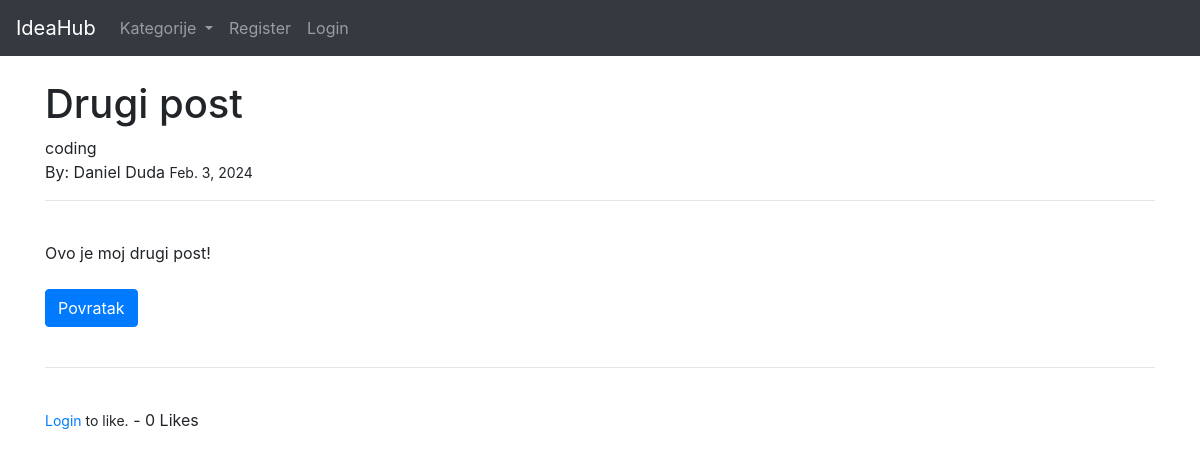
Before: /ideja/3 with the older database file.
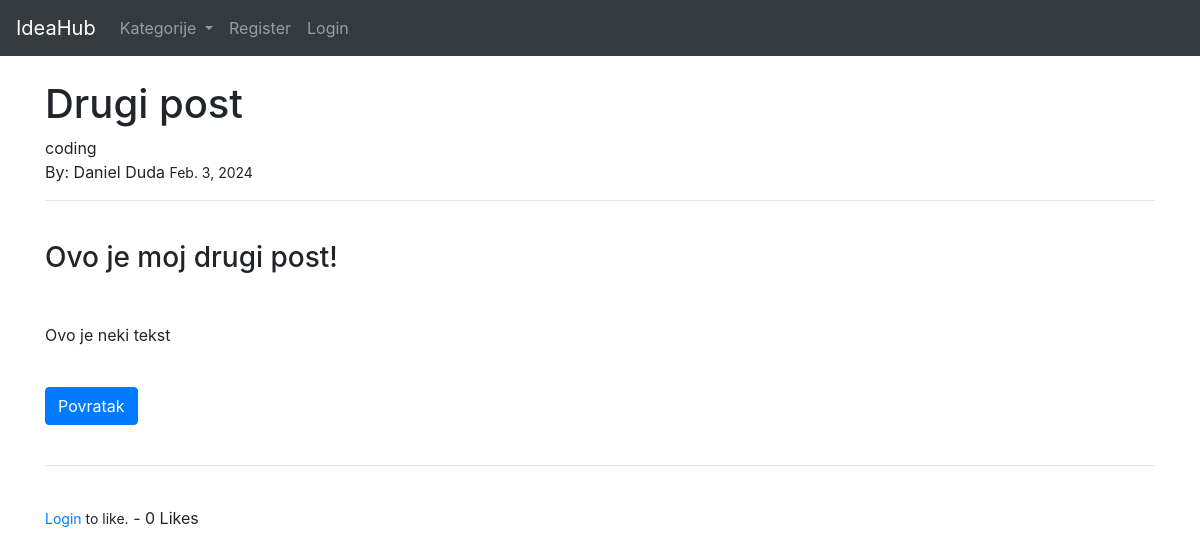
After: the same page with the newer database file.
### IdeaHub/models.py (models this page shows, shortened)
class Post(models.Model):
    title = models.CharField(max_length=255)
    title_tag = models.CharField(max_length=255, default="IdeaHub")
    header_image = models.ImageField(null=True, blank=True, upload_to="images/")
    author = models.ForeignKey(User, on_delete=models.CASCADE)
    body = models.TextField()
    post_date = models.DateField(auto_now_add=True)
    category = models.CharField(max_length=255, default='undefined')
    likes = models.ManyToManyField(User, related_name="blog_posts") # ManyToMany --> post_id + user_id
    def total_likes(self):
        return self.likes.count()

### IdeaHub/views.py (the view)
# urls.py: path('ideja/<int:pk>', IdeaDetailView.as_view(), name='idea_detail'),
class IdeaDetailView(DetailView):
    model = Post
    template_name = 'idea_details.html'
    def get_context_data(self, *args, **kwargs):
        context = super(IdeaDetailView, self).get_context_data()
        stuff = get_object_or_404(Post, id=self.kwargs['pk'])
        total_likes = stuff.total_likes()  # total_likes --> function from models
        liked = False
        if stuff.likes.filter(id=self.request.user.id).exists():
            liked = True
        context["total_likes"] = total_likes
        context["liked"] = liked
        return context

### IdeaHub/context_processors.py (called while the page is built)
def category_menu(request):
    return {'category_menu': Category.objects.all()}

### IdeaHub/models.py (called while the page is built)
    def __str__(self):
        return self.name

### IdeaHub/templates/idea_details.html (shortened to what this page needs)
{% extends "base_generic.html" %}
        {% block content %}
            <h1>{{post.title}} </h1>
            {{post.category}}
            <br/>
            By: {{post.author.first_name}} {{post.author.last_name}}
            <small> {{post.post_date}} </small>
            <br/>
            <hr>
            <br/>
            <div class="post-content">
                {{ post.body|safe }}
            </div>
            <br/>
            <a href="{% url 'IdeaHub:homepage' %}" class="btn btn-primary">Povratak</a>
            <br/><br/>
            <hr>
            <br/>
            <form action="{% url 'IdeaHub:like_post' post.pk %}" method="POST">
                {% if user.is_authenticated %}
                    {% if liked %}
                        <button type="submit", name="post_id", value="{{post.id}}", class="btn btn-danger">Ne sviđa mi se</button>
                    {% else %}
                        <button type="submit", name="post_id", value="{{post.id}}", class="btn btn-primary">Sviđa mi se</button>
                    {% endif %}
                {% else %}
                    <small><a href="{% url 'login' %}"> Login</a> to like.</small>
                {% endif %}
                - {{ total_likes }} Likes
            </form>
        {% endblock %}

Changed rows visible on the page:
changed Post "Drugi post": body "Ovo je moj drugi post!" → "Ovo je moj drugi post! Ovo je neki tekst"
